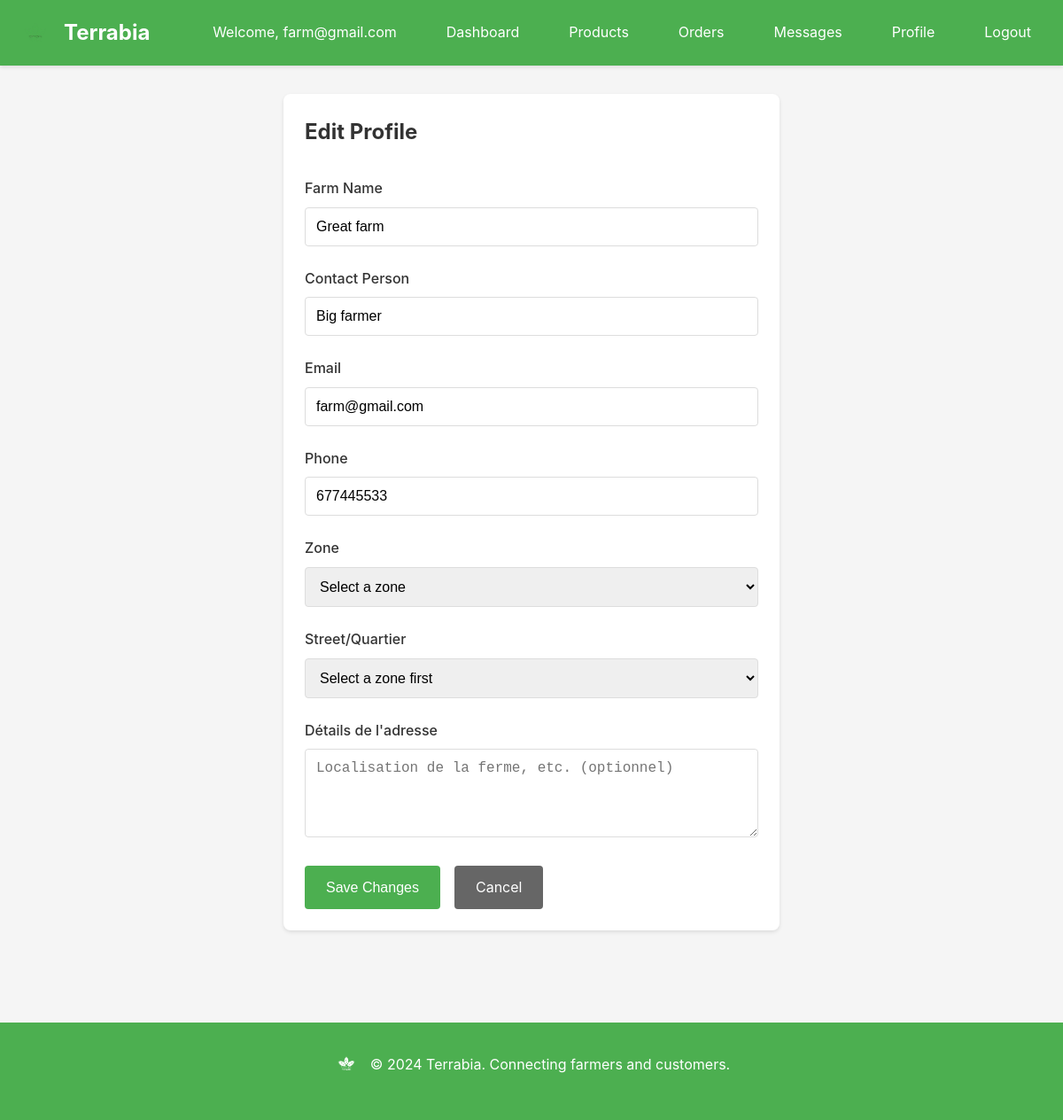
/farmer/profile/edit/ (signed in), run on the app's committed database.
### accounts/models.py (models this page shows, shortened)
class User(AbstractUser):
    ROLE_CUSTOMER = "customer"
    ROLE_FARMER = "farmer"
    ROLE_ADMIN = "admin"
    ROLE_AGENCY = "delivery_agency"
    ROLE_CHOICES = [
        (ROLE_CUSTOMER, "Customer"),
        (ROLE_FARMER, "Farmer"),
        (ROLE_ADMIN, "Administrator"),
        (ROLE_AGENCY, "Delivery agency"),
    ]
    role = models.CharField(max_length=20, choices=ROLE_CHOICES, null=True, blank=True)

class FarmerProfile(models.Model):
    user = models.OneToOneField(User, on_delete=models.CASCADE, related_name='farmer_profile')
    farm_name = models.CharField(max_length=120)
    contact_person = models.CharField(max_length=120)
    phone = models.CharField(max_length=30)
    street = models.ForeignKey(Street, on_delete=models.SET_NULL, null=True, blank=True, related_name='farmers', help_text="Street/neighborhood where the farm is located")
    address_details = models.TextField(blank=True, help_text="Additional address details (farm location, etc.)")
    created_at = models.DateTimeField(auto_now_add=True)
    updated_at = models.DateTimeField(auto_now=True)

### marketplace/farmer_views.py (the view, shortened to what this page needs)
# urls.py: path('profile/edit/', farmer_views.farmer_profile_edit, name='profile_edit'),
@farmer_required
def farmer_profile_edit(request):
    try:
        profile = request.user.farmer_profile
    except FarmerProfile.DoesNotExist:
        messages.error(request, "Profile not found.")
        return redirect('accounts:login')
    coverage_areas = CoverageArea.objects.all()
    return render(request, 'accounts/farmer_profile_edit.html', {
        'profile': profile,
        'coverage_areas': coverage_areas
    })

### templates/accounts/farmer_profile_edit.html (shortened to what this page needs)
{% extends 'base.html' %}
{% block content %}
<div class="container" style="max-width: 600px;">
    <div class="card">
        <h2 style="margin-bottom: 2rem;">Edit Profile</h2>
        <form method="post">
            <div class="form-group">
                <label class="form-label" for="farm_name">Farm Name</label>
                <input type="text" id="farm_name" name="farm_name" class="form-control" value="{{ profile.farm_name }}" required>
            </div>
            <div class="form-group">
                <label class="form-label" for="contact_person">Contact Person</label>
                <input type="text" id="contact_person" name="contact_person" class="form-control" value="{{ profile.contact_person }}" required>
            </div>
            <div class="form-group">
                <label class="form-label" for="email">Email</label>
                <input type="email" id="email" name="email" class="form-control" value="{{ profile.user.email }}" required>
            </div>
            <div class="form-group">
                <label class="form-label" for="phone">Phone</label>
                <input type="tel" id="phone" name="phone" class="form-control" value="{{ profile.phone }}" required>
            </div>
            <div class="form-group">
                <label class="form-label" for="zone">Zone</label>
                <select id="zone" name="zone" class="form-control" onchange="loadStreets(this.value)">
                    <option value="">Select a zone</option>
                </select>
            </div>
            <div class="form-group">
                <label class="form-label" for="street">Street/Quartier</label>
                <select id="street" name="street" class="form-control">
                    <option value="">Select a zone first</option>
                </select>
            </div>
            <div class="form-group">
                <label class="form-label" for="address_details">Détails de l'adresse</label>
                <textarea id="address_details" name="address_details" class="form-control" rows="2" placeholder="Localisation de la ferme, etc. (optionnel)">{{ profile.address_details }}</textarea>
            </div>
            <div style="display: flex; gap: 1rem;">
                <button type="submit" class="btn btn-primary">Save Changes</button>
                <a href="{% url 'farmer:profile' %}" class="btn btn-secondary">Cancel</a>
            </div>
        </form>
    </div>
</div>
{% endblock %}

### templates/base.html (shortened to what this page needs)
<!DOCTYPE html>
<html lang="en">
<head>
    {% load static %}
    <link rel="stylesheet" href="{% static 'css/main.css' %}">
</head>
<body>
    <nav class="navbar">
        <div class="container">
            <div class="nav-brand">
                <a href="{% url 'accounts:landing' %}" style="display: flex; align-items: center; gap: 0.75rem; text-decoration: none; color: var(--white);">
                    <img src="{% static 'images/logo.png' %}" alt="Terrabia Logo" style="height: 40px; width: auto;">
                    <span style="font-size: 1.5rem; font-weight: bold;">Terrabia</span>
                </a>
            </div>
            <div class="nav-menu">
                {% if user.is_authenticated %}
                    <span class="nav-user">Welcome, {{ user.username }}</span>
                    {% if user.role == 'customer' %}
                        <a href="{% url 'customer:home' %}">Home</a>
                        <a href="{% url 'orders:cart' %}">Cart</a>
                        <a href="{% url 'customer:orders' %}">Orders</a>
                        <a href="{% url 'customer:profile' %}">Profile</a>
                    {% elif user.role == 'farmer' %}
                        <a href="{% url 'farmer:dashboard' %}">Dashboard</a>
                        <a href="{% url 'farmer:products' %}">Products</a>
                        <a href="{% url 'farmer:orders' %}">Orders</a>
                        <a href="{% url 'messaging:farmer_messages' %}">Messages</a>
                        <a href="{% url 'farmer:profile' %}">Profile</a>
                    {% elif user.role == 'delivery_agency' %}
                        <a href="{% url 'agency:dashboard' %}">Dashboard</a>
                        <a href="{% url 'agency:deliveries' %}">Deliveries</a>
                        <a href="{% url 'messaging:agency_messages' %}">Messages</a>
                        <a href="{% url 'agency:profile' %}">Profile</a>
                    {% elif user.role == 'admin' %}
                        <a href="{% url 'platform_admin:dashboard' %}">Dashboard</a>
                        <a href="{% url 'platform_admin:users' %}">Users</a>
                        <a href="{% url 'platform_admin:agencies' %}">Agencies</a>
                        <a href="{% url 'platform_admin:payments' %}">Payments</a>
                    {% endif %}
                    <a href="{% url 'accounts:logout' %}">Logout</a>
                {% else %}
                    <a href="{% url 'accounts:join' %}">Get Started</a>
                    <a href="{% url 'accounts:login' %}">Sign In</a>
                {% endif %}
            </div>
        </div>
    </nav>
    <main class="main-content">
        {% block content %}{% endblock %}
    </main>
    <footer class="footer">
        <div class="container">
            <div style="display: flex; align-items: center; justify-content: center; gap: 0.75rem; margin-bottom: 1rem;">
                <img src="{% static 'images/logo.png' %}" alt="Terrabia Logo" style="height: 30px; width: auto; filter: brightness(0) invert(1);">
                <p style="margin: 0;">&copy; 2024 Terrabia. Connecting farmers and customers.</p>
            </div>
        </div>
    </footer>
</body>
</html>

### static/css/main.css (style rules this page uses)
* { margin: 0; padding: 0; box-sizing: border-box; }
:root { --terrabia-green: #4CAF50; --primary-color: #4CAF50; --secondary-color: #45a049; --accent-color: #66bb6a; --status-pending: #FF9800; --status-delivered: #4CAF50; --status-processing: #2196F3; --status-cancelled: #F44336; --status-completed: #4CAF50; --metric-sales: #4CAF50; --metric-orders: #2196F3; --metric-in-stock: #FF9800; --metric-out-of-stock: #F44336; --text-color: #333; --text-light: #666; --bg-color: #f5f5f5; --bg-light: #f9f9f9; --white: #ffffff; --border-color: #ddd; --success-color: #4CAF50; --error-color: #F44336; --warning-color: #FF9800; --info-color: #2196F3; }
body { font-family: -apple-system, BlinkMacSystemFont, 'Segoe UI', Roboto, 'Helvetica Neue', Arial, sans-serif; color: var(--text-color); background-color: var(--bg-color); line-height: 1.6; }
.container { max-width: 1200px; margin: 0 auto; padding: 0 20px; }
.navbar { background-color: var(--primary-color); color: var(--white); padding: 1rem 0; box-shadow: 0 2px 4px rgba(0,0,0,0.1); }
.navbar .container { display: flex; justify-content: space-between; align-items: center; }
.nav-brand a { color: var(--white); text-decoration: none; font-size: 1.5rem; font-weight: bold; display: flex; align-items: center; gap: 0.75rem; }
.nav-brand img { height: 40px; width: auto; display: block; }
.nav-menu { display: flex; gap: 1.5rem; align-items: center; }
.nav-menu a { color: var(--white); text-decoration: none; padding: 0.5rem 1rem; border-radius: 4px; transition: background-color 0.3s; }
.nav-user { color: var(--white); margin-right: 1rem; }
.main-content { min-height: calc(100vh - 200px); padding: 2rem 0; }
.card { background: var(--white); border-radius: 8px; padding: 1.5rem; margin-bottom: 1.5rem; box-shadow: 0 2px 4px rgba(0,0,0,0.1); }
.btn { display: inline-block; padding: 0.75rem 1.5rem; border: none; border-radius: 4px; cursor: pointer; text-decoration: none; font-size: 1rem; transition: all 0.3s; text-align: center; }
.btn-primary { background-color: var(--primary-color); color: var(--white); }
.btn-secondary { background-color: #666; color: var(--white); }
.form-group { margin-bottom: 1.5rem; }
.form-label { display: block; margin-bottom: 0.5rem; font-weight: 500; color: var(--text-color); }
.form-control { width: 100%; padding: 0.75rem; border: 1px solid var(--border-color); border-radius: 4px; font-size: 1rem; transition: border-color 0.3s; }
textarea.form-control { resize: vertical; min-height: 100px; }
select.form-control { cursor: pointer; }
.footer { background-color: var(--primary-color); color: var(--white); padding: 2rem 0; text-align: center; margin-top: 3rem; }

### data on the page
User: username "farm@gmail.com"
FarmerProfile: farm_name "Great farm", contact_person "Big farmer", email "farm@gmail.com", phone "677445533"
